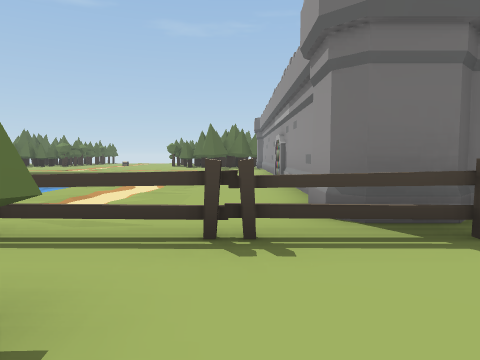
view 1 (above)

24 first-person views from a walk through a scene from a Unity 3-D project. The camera is 1.2 m above the floor, tilts 4° down and sees 70° across. The floor is counted in squares, 2 m on a side. Each view is taken from the middle of a square. On the plan, view 1 faces up. The plan holds only what a view shows up to about 10 squares ahead; the rest is blank. The place goes on beyond the plan. The player is left out. Some surface patterns are stand-ins.

view 2
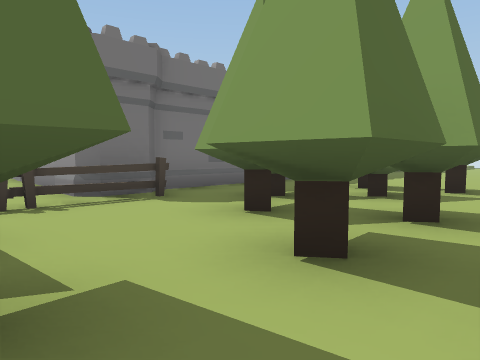

view 3
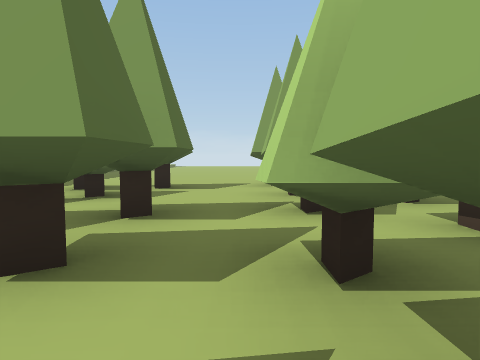

view 4
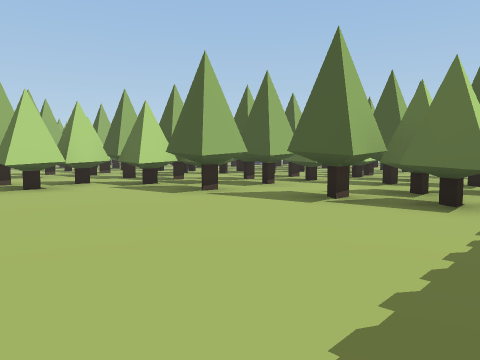

view 5
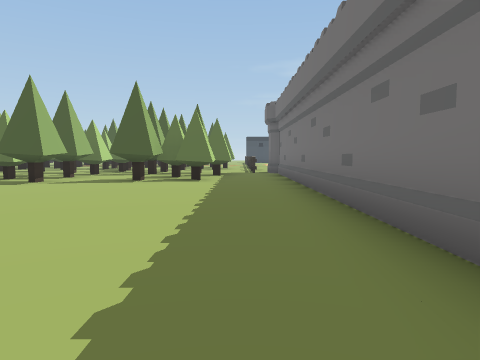

view 6
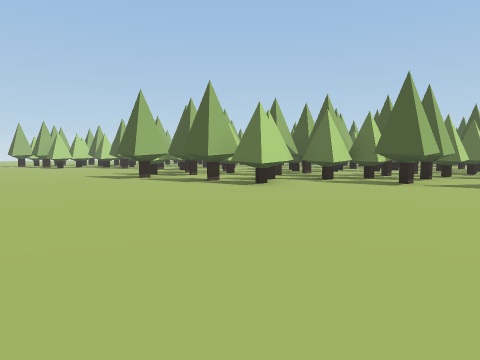

view 7
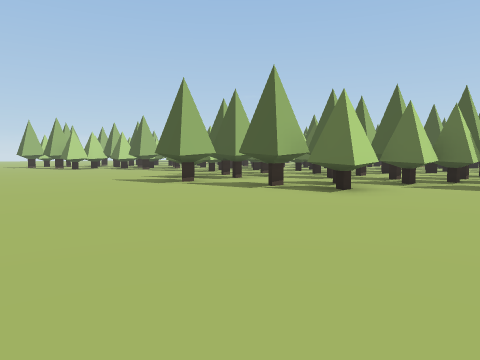

view 8
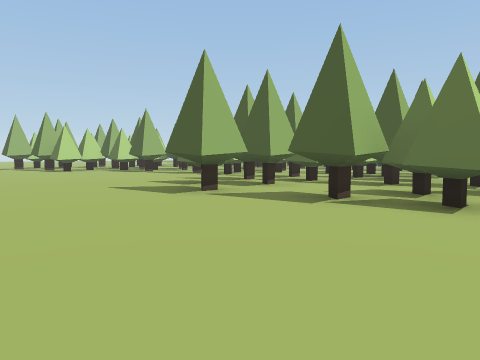

view 9
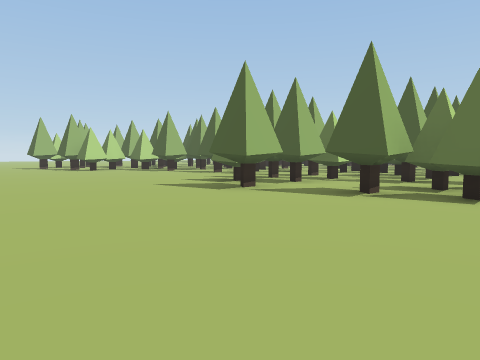

view 10
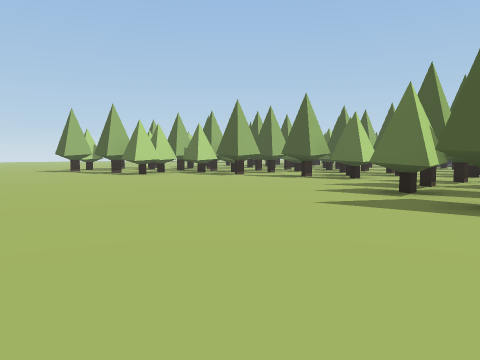

view 11
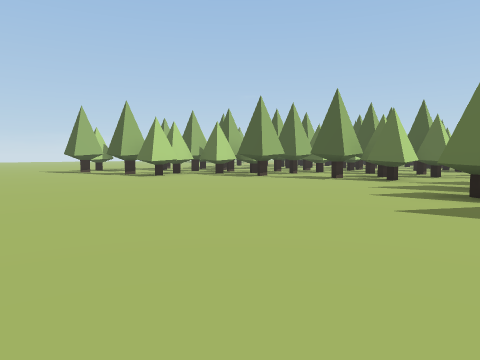

view 12
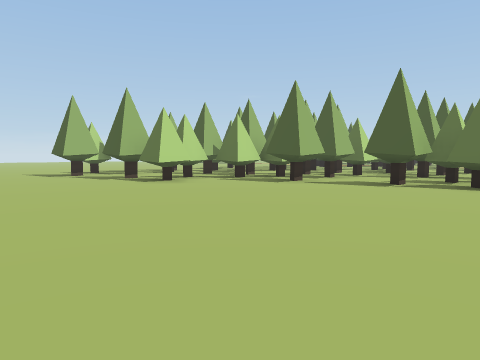

view 13
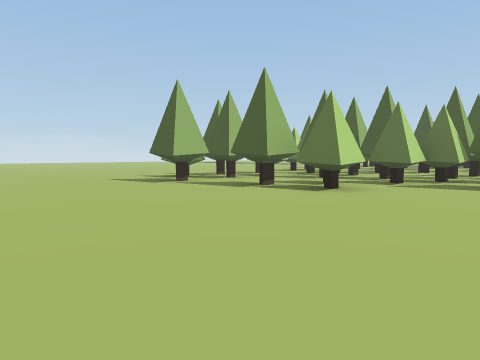

view 14
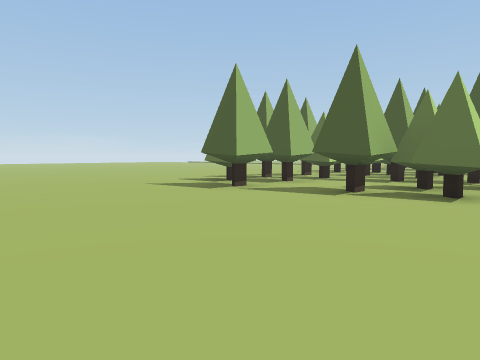

view 15
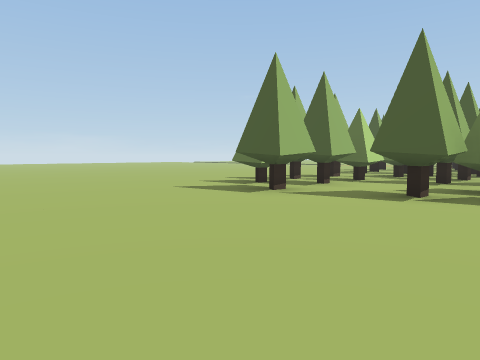

view 16
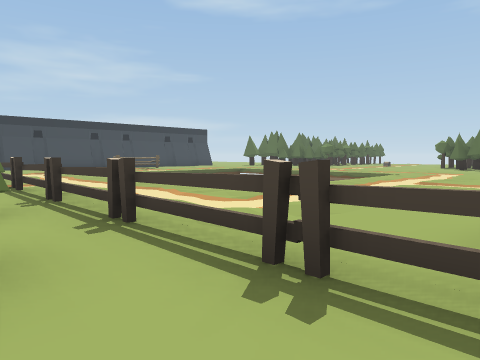

view 17
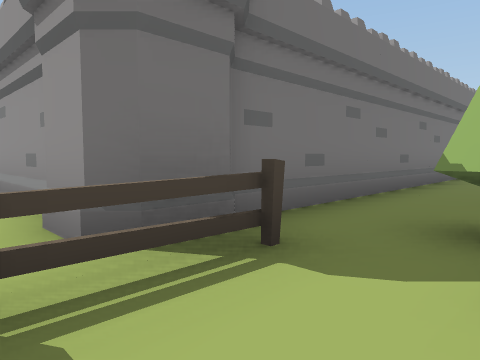

view 18
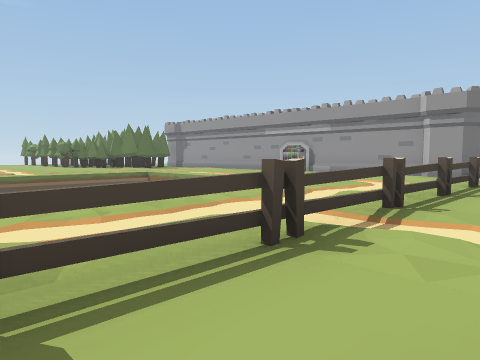

view 19
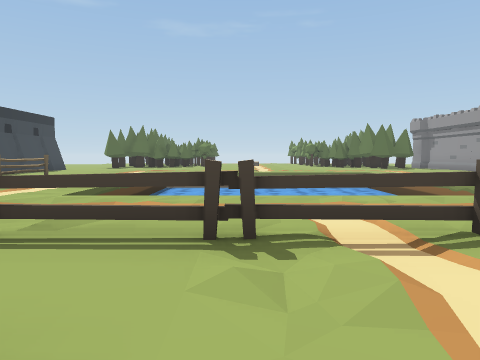

view 20
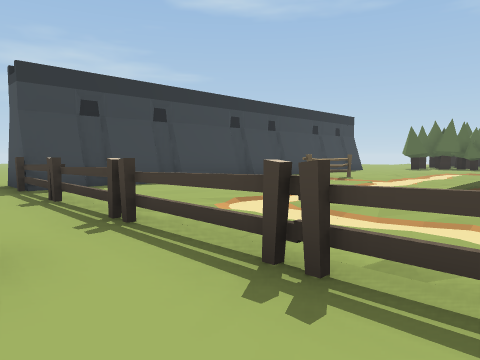

view 21
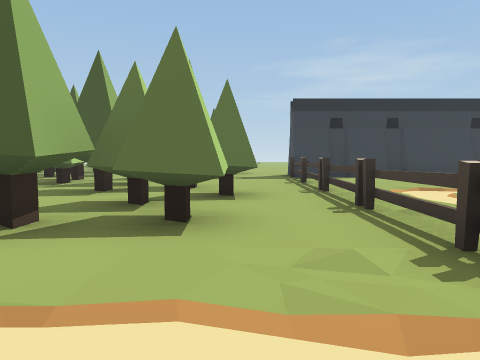

view 22
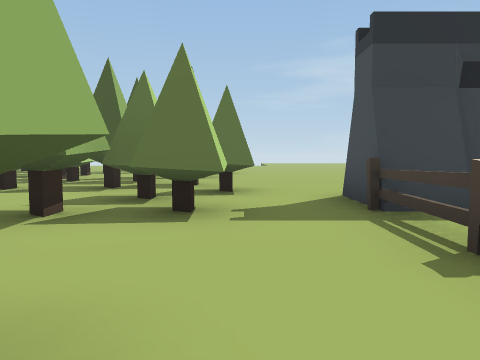

view 23
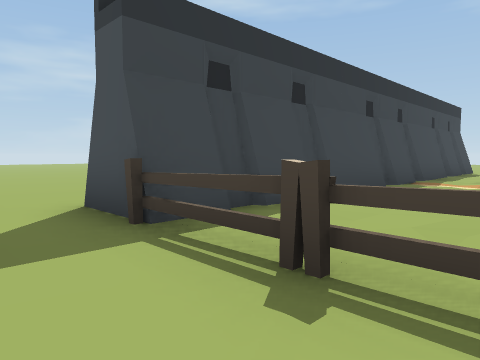

view 24
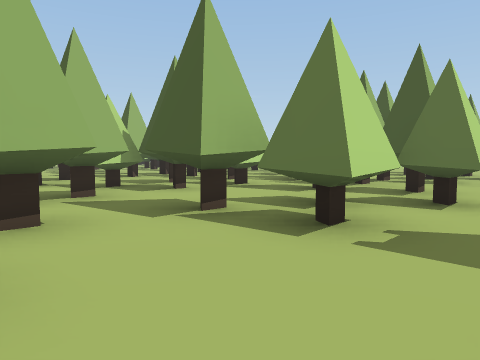

### Floor plan
Key: @ floor where view 1 was taken; # wall or solid block; x gap in a wall; . floor; F fence; O other object.
Columns run from 24 left of view 1 to 14 right of it. Each row starts with its distance up from view 1.
 10         #.O...       ... #O
  9         #.O...       ....OO
  8         #.O...       ....#O
  7         #   ..       ....O
  6         #   ..       ....O
  5         #................O
  4 .....   #................OOOOOOOOOOOOO
  3 .......##FFFFFFFFFFFFFFFFFF...........
  2   ..........##......###  ..............
  1   ....#......#.....    #..##.#........
  0    ..####..#..##..     #@.#####........
 -1      ########..#.      #.###.##........
 -2             #..        ..x.............
 -3                        ###.##.#........
 -4                          .####.........
 -5                            ..##.#......
 -6         ##                 ..#####.....
 -7        ##.                 .###.##.....
 -8         .                  ##..........
 -9         x                    .##.#.....
-10                           #..####......
-11                            ............
-12                            #.#.........
-13                            ##.........
-14                           ##.#........
-15                            ............
-16                             #.#........
-17                           ####.........
-18                              ##.#......
-19                              ###.......
-20                             ###.##.....
-21                             ...........
-22                             #.##.#....

Positions as (right, up) in squares from view 1, and headings:
1: (0, 0), facing up
2: (-1, -2), facing up-right
3: (-1, -2), facing right
4: (10, 2), facing down-left
5: (14, 2), facing left
6: (14, 0), facing down-left
7: (14, -2), facing down-left
8: (13, -4), facing down-left
9: (14, -4), facing down-left
10: (14, -8), facing down-left
11: (14, -9), facing down-left
12: (13, -11), facing down-left
13: (14, -15), facing down-left
14: (14, -17), facing down-left
15: (14, -18), facing down-left
16: (1, 1), facing up-left
17: (0, 1), facing up-right
18: (-10, 1), facing up-right
19: (-8, 0), facing up
20: (-9, 1), facing up-left
21: (-6, 1), facing left
22: (-12, 1), facing left
23: (-13, 1), facing up-left
24: (-13, 2), facing down-left
